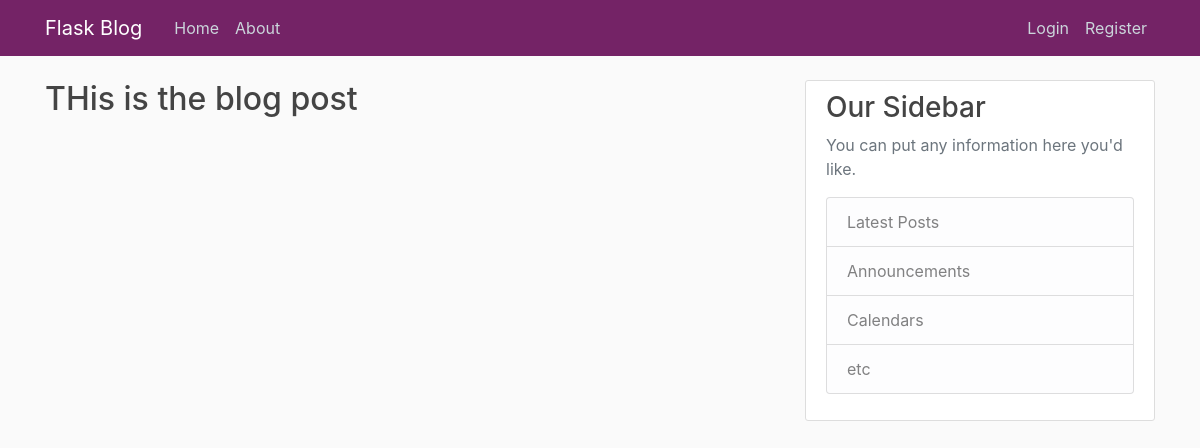
Page /home on the earlier database version.
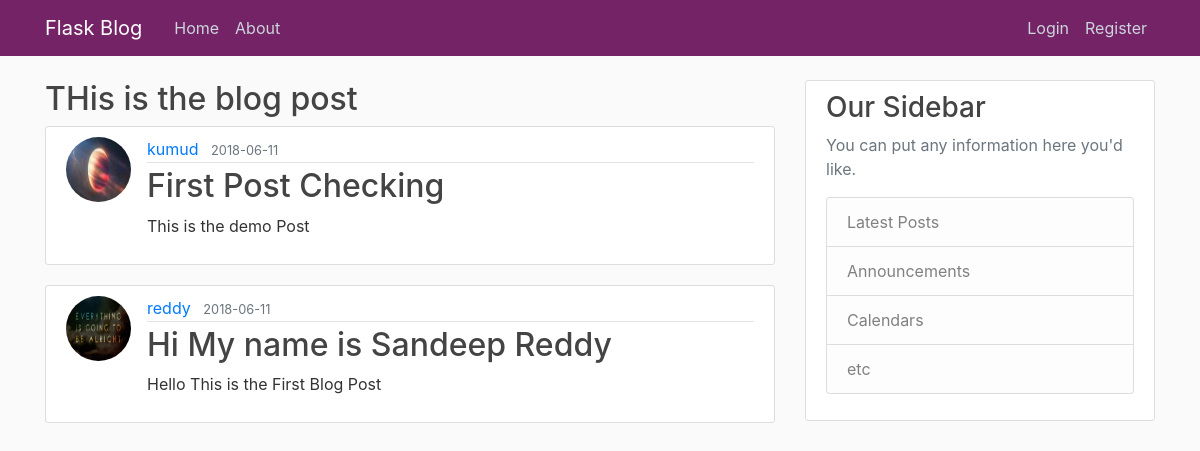
Same page on the later database version.
### flask_blog/models.py (models this page shows, shortened)
class Post(db.Model):
    id = db.Column(db.Integer, primary_key=True)
    title = db.Column(db.String(100), nullable=False)
    date_posted = db.Column(
        db.DateTime, nullable=False, default=datetime.utcnow)
    content = db.Column(db.Text, nullable=False)
    user_id = db.Column(db.Integer, db.ForeignKey('user.id'), nullable=False)

class User(db.Model, UserMixin):
    id = db.Column(db.Integer, primary_key=True)
    username = db.Column(db.String(20), unique=True, nullable=False)
    email = db.Column(db.String(120), unique=True, nullable=False)
    image_file = db.Column(db.String(20), nullable=False, default='default.jpg')
    password = db.Column(db.String(60), nullable=False)
    posts = db.relationship('Post', backref='author', lazy=True)

### flask_blog/routes.py (the view)
@app.route("/")
@app.route("/home")
def home():
    posts = Post.query.all()
    return render_template('home.html', posts=posts)

### flask_blog/templates/home.html
{% extends "layout.html" %}
{%block content%}
    <h2>THis is the blog post</h2>
    {% for post in posts%}
        <article class="media content-section">
<img class="rounded-circle article-img" src="{{ url_for('static', filename='profile_pic/' + post.author.image_file) }}">
            <div class="media-body">
                <div class="article-metadata">
                    <a class="mr-2" href="#">{{ post.author.username }}</a>
                    <small class="text-muted">{{ post.date_posted.strftime('%Y-%m-%d') }}</small>
                </div>
                <h2>
                    <a class="article-title" href="{{ url_for('post',post_id=post.id) }}">{{ post.title }}</a>
                </h2>
                <p class="article-content">{{ post.content }}</p>
            </div>
        </article>
    {%endfor%}
{% endblock content %}

### flask_blog/templates/layout.html (shortened to what this page needs)
<!DOCTYPE html>
<html lang="en">
<head>
    <link rel="stylesheet" href="https://stackpath.bootstrapcdn.com/bootstrap/4.1.1/css/bootstrap.min.css"
>
    <link rel="stylesheet" type="text/css" href="{{url_for('static',filename='main.css')}}">
</head>
<body>
    <header class="site-header">
        <nav class="navbar navbar-expand-md navbar-dark bg-steel fixed-top">
            <div class="container">
                <a class="navbar-brand mr-4" href="/">Flask Blog</a>
                <div class="collapse navbar-collapse" id="navbarToggle">
                    <div class="navbar-nav mr-auto">
                        <a class="nav-item nav-link" href="{{url_for('home')}}">Home</a>
                        <a class="nav-item nav-link" href="{{url_for('about')}}">About</a>
                    </div>
                    <div class="navbar-nav">
                        {% if current_user.is_authenticated %}
                        <a class="nav-item nav-link" href="{{url_for('new_post')}}">Create Post</a>
                        <a class="nav-item nav-link" href="{{url_for('account')}}">{{current_user.username}}</a>
                        <a class="nav-item nav-link" href="{{url_for('logout')}}">Logout</a>
                        {% else %}
                        <a class="nav-item nav-link" href="{{url_for('login')}}">Login</a>
                        <a class="nav-item nav-link" href="{{url_for('register')}}">Register</a>
                        {% endif %}
                    </div>
                </div>
            </div>
        </nav>
    </header>
    <main role="main" class="container">
        <div class="row">
            <div class="col-md-8">
                {% block content %}{% endblock %}
            </div>
            <div class="col-md-4">
                <div class="content-section">
                    <h3>Our Sidebar</h3>
                    <p class='text-muted'>You can put any information here you'd like.
                        <ul class="list-group">
                            <li class="list-group-item list-group-item-light">Latest Posts</li>
                            <li class="list-group-item list-group-item-light">Announcements</li>
                            <li class="list-group-item list-group-item-light">Calendars</li>
                            <li class="list-group-item list-group-item-light">etc</li>
                        </ul>
                    </p>
                </div>
            </div>
        </div>
    </main>
</body>
</html>

### flask_blog/static/main.css (style rules this page uses)
body { background: #fafafa; color: #333333; margin-top: 5rem; }
h1, h2, h3, h4, h5, h6 { color: #444444; }
.bg-steel { background-color: #742366; }
.site-header .navbar-nav .nav-link { color: #cbd5db; }
.content-section { background: #ffffff; padding: 10px 20px; border: 1px solid #dddddd; border-radius: 3px; margin-bottom: 20px; }
.article-title { color: #444444; }
.article-content { white-space: pre-line; }
.article-img { height: 65px; width: 65px; margin-right: 16px; }
.article-metadata { padding-bottom: 1px; margin-bottom: 4px; border-bottom: 1px solid #e3e3e3 }

Differences in the rows shown:
added Post: image_file (picture), author.username "kumud", date_posted "2018-06-11", title "First Post Checking", content "This is the demo Post"
added Post: image_file (picture), author.username "reddy", date_posted "2018-06-11", title "Hi My name is Sandeep Reddy", content "Hello This is the First Blog Post"
